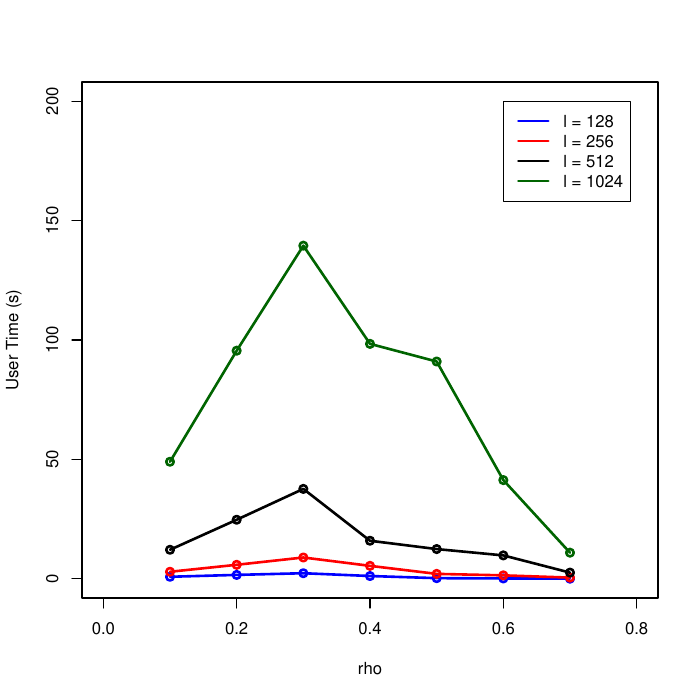

Generate this figure with R:
library(BMLGrid)

len_edge <- c(128, 256, 512, 1024) # Edge length of the grid
rho <- seq(0.1, 0.7, by=0.1) # different rho
col_range <- c('blue', 'red', 'black', 'darkgreen')
numSteps <- 10000
nrep <- 5
p_red <- 0.5

timeRunBMLGrid <- function(len_edge, rho, p_red, numSteps) {
  ncars <- c(red = round(len_edge * len_edge * rho * p_red), blue = round(len_edge * len_edge * rho * (1 - p_red)))
  g <- createBMLGrid(len_edge, len_edge, ncars)
  g.out <- runBMLGrid(g, numSteps)
  return(g.out)
}

running_time <- list()
idx <- 1
for (i_len_edge in seq_along(len_edge)) {
  for (i_rho in seq_along(rho)) {
    running_time[[idx]] <- system.time(replicate(nrep, g.out <- timeRunBMLGrid(len_edge[i_len_edge], rho[i_rho], p_red, numSteps))) / nrep
    idx <- idx + 1
    print(paste('Edge length =', toString(len_edge[i_len_edge]), 'rho =', toString(rho[i_rho]), 'completed.'))
  }
}

user_time <- do.call(rbind, running_time)[, 1]
pdf('TestRunningTime.pdf')
plot(c(0, 0.8), c(0, 200), type = 'n',  xlab="rho", ylab="User Time (s)")

for (i_len_edge in seq_along(len_edge)) {
   lines(rho, user_time[((i_len_edge-1) * length(rho) + 1) : (i_len_edge * length(rho))], type="o",  col=col_range[i_len_edge], lwd=2.5, lty = 1, pch = 1, cex=1)
}
legend(0.6, 200, legend = paste(rep_len('l =', length(len_edge)), len_edge), lty=rep_len(1, length(len_edge)), lwd=rep_len(2.5, length(len_edge)), col=col_range)
dev.off()
